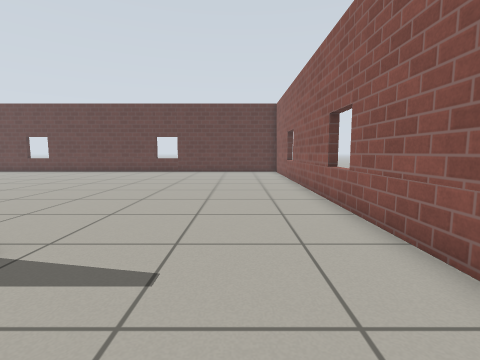
view 1 (above)

22 first-person views from a walk through a robot-simulator world made for Gazebo. The camera is 0.72 m above the floor, tilts 6° down and sees 85° across. The floor is counted in squares, 0.5 m on a side. Each view is taken from the middle of a square. On the plan, view 1 faces up. The plan holds only what a view shows up to about 13 squares ahead; the rest is blank. The place goes on beyond the plan. The robots in the file are not drawn. Simple patterns stand in for the simulator's built-in surfaces.

view 2
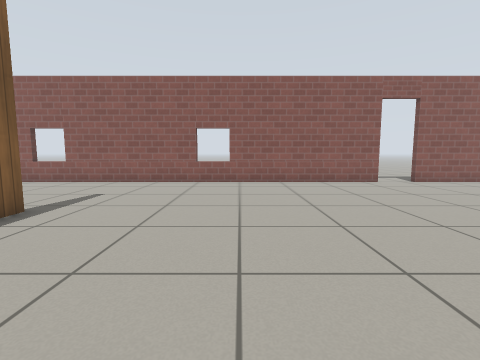

view 3
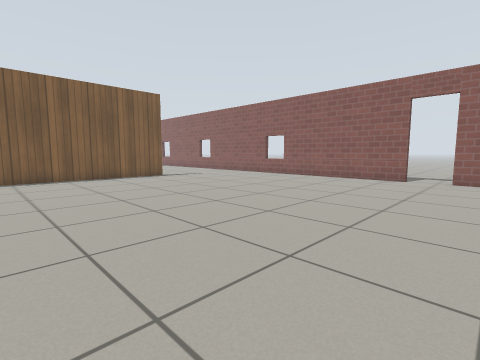

view 4
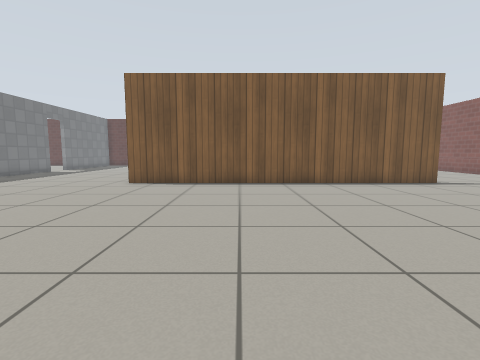

view 5
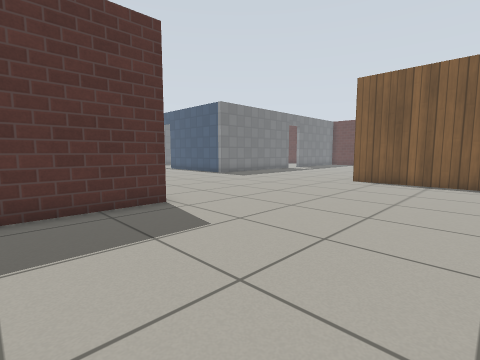

view 6
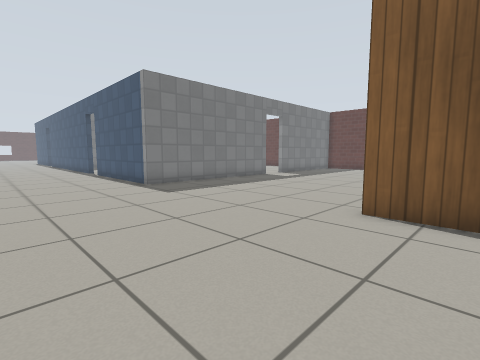

view 7
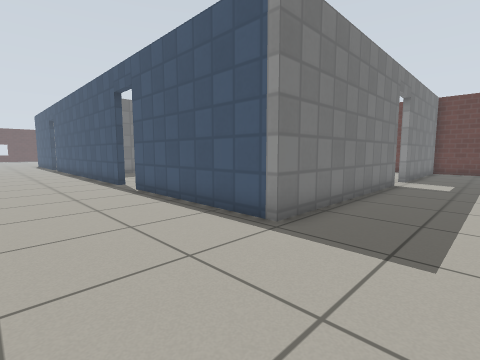

view 8
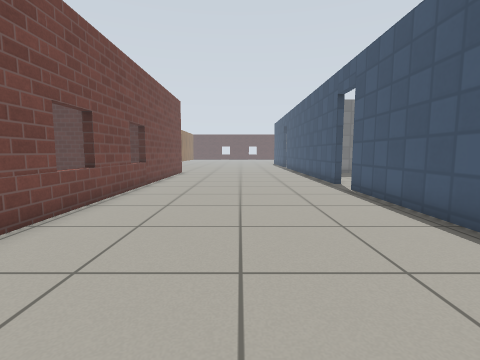

view 9
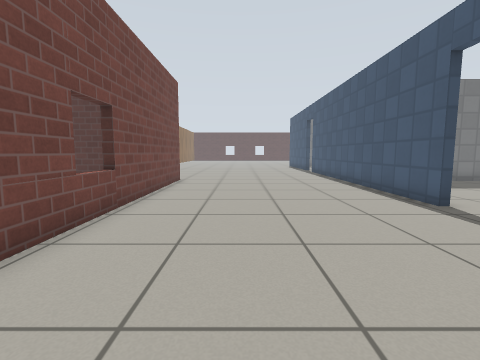

view 10
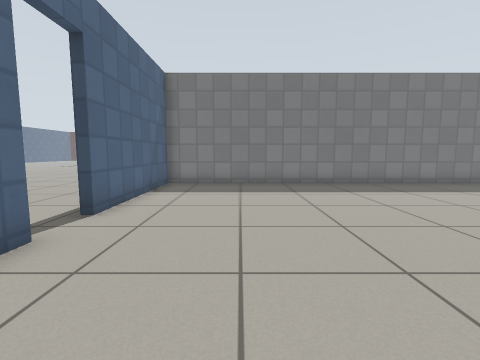

view 11
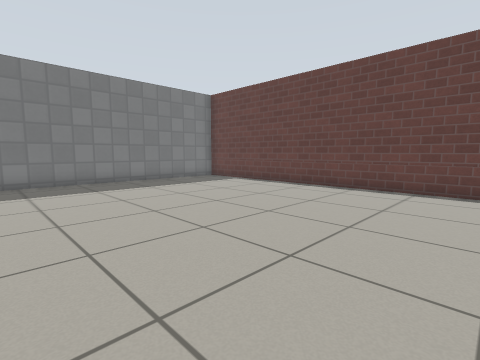

view 12
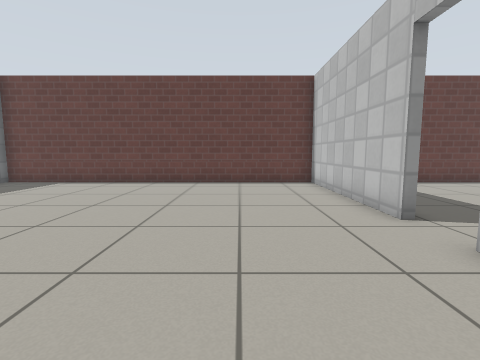

view 13
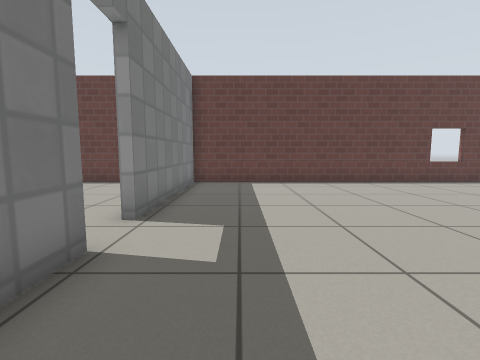

view 14
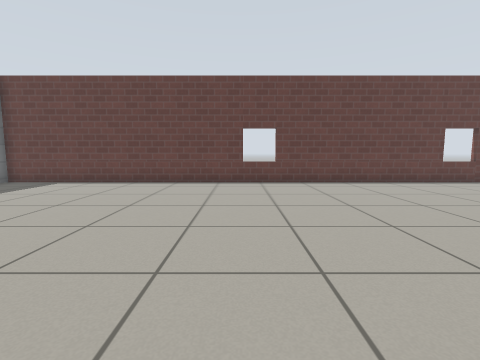

view 15
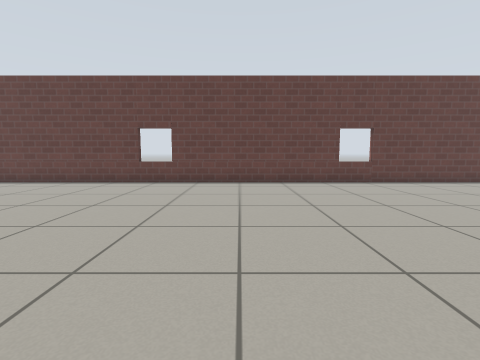

view 16
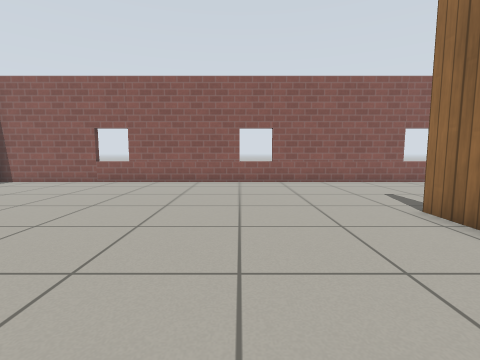

view 17
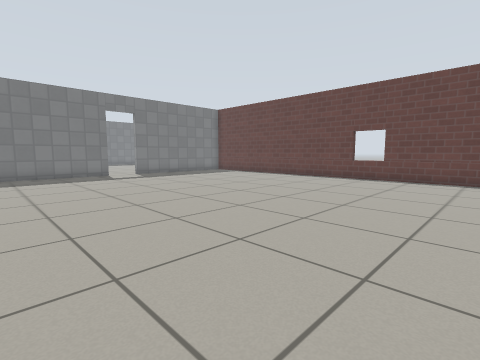

view 18
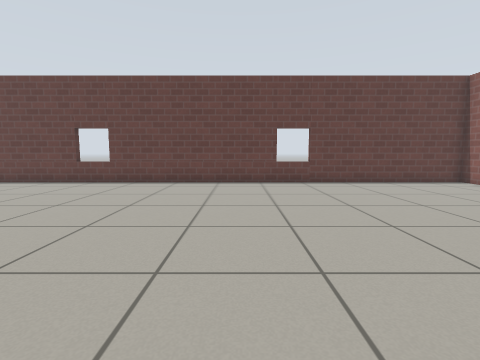

view 19
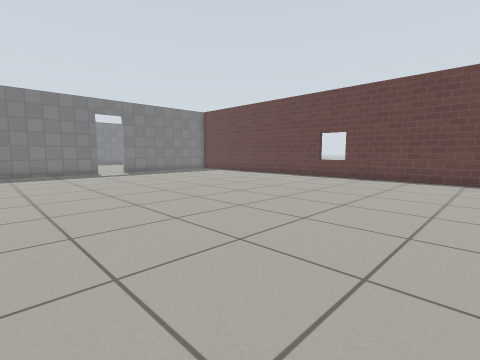

view 20
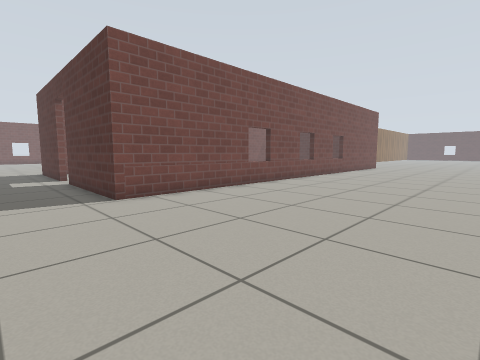

view 21
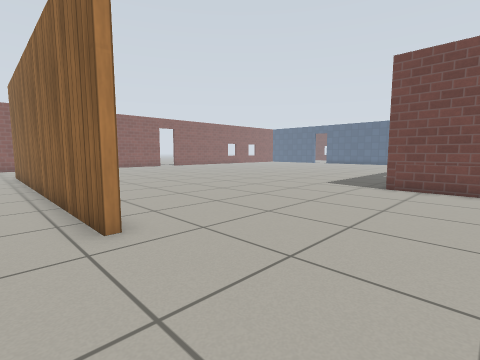

view 22
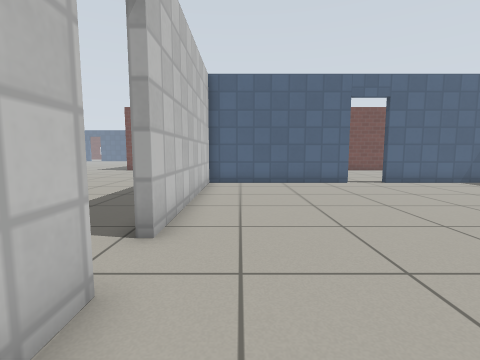

### Floor plan
Points are (right, up) in squares from view 1. A wall is a line through its corners. A room is listed if a view was taken in it or the views show most of it. See-through windows are left out.
Room 1 (views 1, 2, 3, 4, 5, 6, 7, 8, 9, 13, 14, 15, 16, 17, 18, 19, 20, 21)
walls: (-3.6, 3.3) (-18.2, 3.3) (-18.2, 3.5) (-3.6, 3.5); (-27.2, 10.7) (-27.2, 2.3) (-34.1, 2.3); (2.7, -8.8) (2.7, 19.6) (-27.2, 19.6) (-27.2, 12.5); (-35.9, 2.3) (-42.2, 2.3); (2.7, -12.5) (2.7, -10.5); (-42.2, -6.2) (-19.9, -6.2) (-19.9, -11.9)
ways out: open door at (-35, 2.5) to room 2; open door at (-27, 11.5) to room 2; open door at (-20, -12); open door at (3, -9.5)
Room 2 (views 10, 11, 12, 22)
walls: (-27.5, 12.5) (-27.5, 19.6) (-42.2, 19.6) (-42.2, 19.1); (-42.2, 17.3) (-42.2, 2.6) (-35.9, 2.6); (-34.2, 2.6) (-27.5, 2.6) (-27.5, 10.7)
ways out: open door at (-35, 2.5) to room 1; open door at (-27, 11.5) to room 1

Positions as (right, up) in squares from view 1, and headings:
1: (0, 0), facing up
2: (-10, -2), facing right
3: (-12, -12), facing up-right
4: (-13, -9), facing up
5: (-13, -10), facing up-left
6: (-16, -3), facing up-left
7: (-24, -2), facing up-left
8: (-24, -2), facing left
9: (-29, -3), facing left
10: (-30, 6), facing left
11: (-29, 9), facing up-left
12: (-31, 7), facing up
13: (-25, 7), facing up
14: (-16, 7), facing up
15: (-11, 7), facing up
16: (-10, 8), facing right
17: (-10, 5), facing up-left
18: (-8, 7), facing up
19: (-8, 5), facing up-left
20: (-17, 2), facing down-left
21: (-23, 5), facing down-right
22: (-29, 15), facing down
